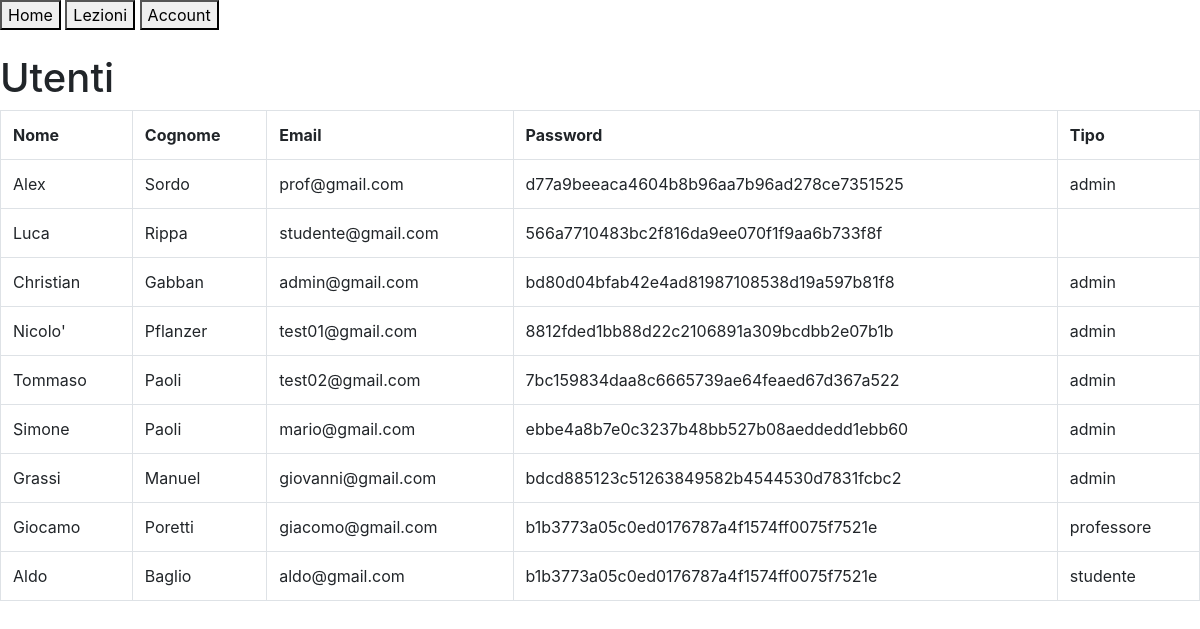
The app's page /src/utenti/index.php (signed in), older data.
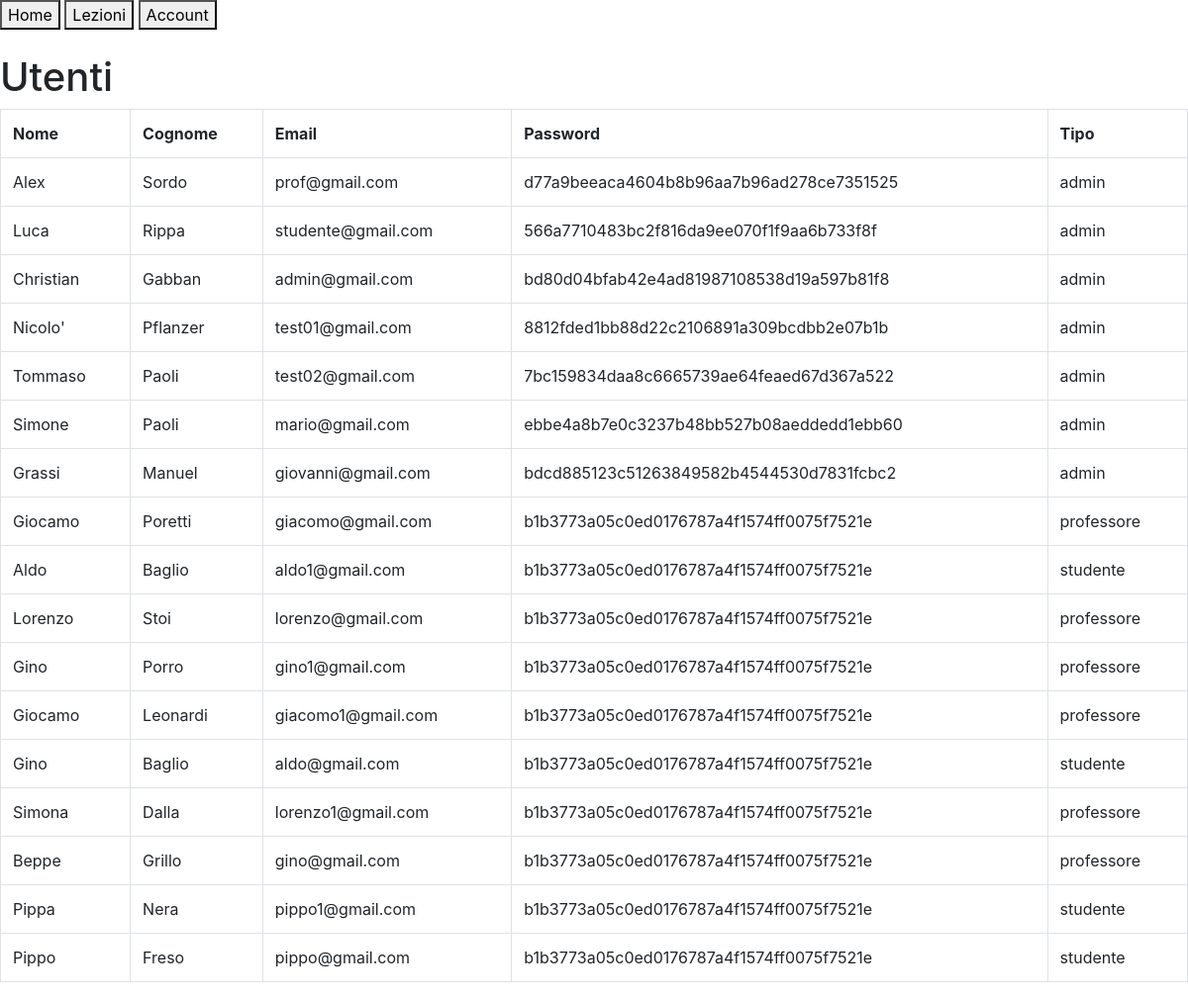
The same page, newer data.
### tables this page shows
CREATE TABLE `utenti` (
  `id` int(15) NOT NULL AUTO_INCREMENT,
  `email` varchar(20) NOT NULL,
  `password` varchar(40) NOT NULL,
  `nome` varchar(20) NOT NULL,
  `cognome` varchar(20) NOT NULL,
  `domandaSicurezza` varchar(100),
  `rispostaSicurezza` varchar(20),
  `tipo` ENUM('studente', 'professore', 'admin') DEFAULT 'studente',
  `avatar` varchar(100),
  `idTema` int(15) DEFAULT '1',
  PRIMARY KEY (`id`),
  UNIQUE KEY (`email`)
);

### src/_database/connection.php (called while the page is built, shortened)
<?php
  include '../_classes/utente.php';
  function get_client_ip() {
      $ipaddress = '';
      if (getenv('HTTP_CLIENT_IP'))
          $ipaddress = getenv('HTTP_CLIENT_IP');
      else if(getenv('HTTP_X_FORWARDED_FOR'))
          $ipaddress = getenv('HTTP_X_FORWARDED_FOR');
      else if(getenv('HTTP_X_FORWARDED'))
          $ipaddress = getenv('HTTP_X_FORWARDED');
      else if(getenv('HTTP_FORWARDED_FOR'))
          $ipaddress = getenv('HTTP_FORWARDED_FOR');
      else if(getenv('HTTP_FORWARDED'))
         $ipaddress = getenv('HTTP_FORWARDED');
      else if(getenv('REMOTE_ADDR'))
          $ipaddress = getenv('REMOTE_ADDR');
      else
          $ipaddress = 'UNKNOWN';
      return $ipaddress;
  }
function logQuery($sql, $ip){
  $log = fopen("../_database/log.txt", "a");
  $sql = preg_replace('/\s+/', ' ', $sql);
}
  function query($sql, $className){
    $conn = new mysqli("localhost", "root", "", "lele");
    $tabella = array();
    $result = $conn->query($sql);
    if ($result->num_rows == 0) {
      return $tabella;
    } else while($row = $result->fetch_assoc()){
      if ($className == "utente") $oggetto = new Utente($row);
      elseif ($className == "lezione") $oggetto = new Lezione($row);
      elseif ($className == "tema") $oggetto = new Tema($row);
      elseif ($className == "materiale") $oggetto = new Materiale($row);
      elseif ($className == "materia") $oggetto = new Materia($row);
      elseif ($className == "etichetta") $oggetto = new Etichetta($row);
      array_push($tabella, $oggetto);
    }
    return $tabella;
  }
  include 'select.php';
?>

### src/_database/select.php (called while the page is built, shortened)
<?php
  function getUtenti(){
    $sql = "SELECT *
    FROM utenti;";
    return query($sql, 'utente');
  }
?>

### src/_classes/utente.php (called while the page is built, shortened)
<?php
  class Utente {
    public function __construct($row){
      $this->row = $row;
    }
  }
?>

### src/utenti/tabella.php (the view)
<?php
  $utenti = getUtenti();
?>
  <h1>Utenti</h1>
  <table id="t1" class="table table-bordered">
    <tr>
      <th onclick="sortTable('t1',0)">Nome</th>
      <th onclick="sortTable('t1',1)">Cognome</th>
      <th onclick="sortTable('t1',2)">Email</th>
      <th onclick="sortTable('t1',3)">Password</th>
      <th onclick="sortTable('t1',4)">Tipo</th>
    </tr>
  <?php foreach ($utenti as $utente): ?>
    <tr>
      <?php
        echo '<td>'.$utente->row['nome'].'</td>';
        echo '<td>'.$utente->row['cognome'].'</td>';
        echo '<td>'.$utente->row['email'].'</td>';
        echo '<td>'.$utente->row['password'].'</td>';
        echo '<td>'.$utente->row['tipo'].'</td>';
      ?>
    </tr>
  <?php endforeach; ?>
  </table>

### src/utenti/index.php (shortened to what this page needs)
<!DOCTYPE html>
<html>
  <head>
    <?php include '../_head/link.php'; ?>
  </head>
  <body>
    <?php include '../_database/connection.php' ?>
    <?php include '../_head/bar.php' ?>
    <?php include 'tabella.php' ?>
  </body>
</html>

### src/_head/link.php (shortened to what this page needs)
<head>
    <link rel="stylesheet" href="..\bootstrap-4.3.1-dist\css\bootstrap.min.css">
    <link rel="stylesheet" href="https://cdnjs.cloudflare.com/ajax/libs/font-awesome/4.7.0/css/font-awesome.min.css">
    <link rel="stylesheet" href="https://use.fontawesome.com/releases/v5.7.1/css/all.css">
    <link rel="stylesheet" href="https://www.w3schools.com/lib/w3-theme-green.css">
    <link rel="stylesheet" href="../_head/master.css">
  </head>

### src/_head/bar.php (shortened to what this page needs)
<button onclick="window.location='../home'">Home</button>
<button onclick="window.location='../lezioni'">Lezioni</button>
<button onclick="window.location='../account'">Account</button>
<br><br>

Row changes from the older to the newer data that the page shows:
changed utenti "Luca": tipo (not shown) → "admin"
changed utenti "Aldo": email "aldo@gmail.com" → "aldo1@gmail.com"
added utenti: nome "Lorenzo", cognome "Stoi", email "lorenzo@gmail.com", password "b1b3773a05c0ed0176787a4f1574ff0075f7521e", tipo "professore"
added utenti: nome "Gino", cognome "Porro", email "gino1@gmail.com", password "b1b3773a05c0ed0176787a4f1574ff0075f7521e", tipo "professore"
added utenti: nome "Giocamo", cognome "Leonardi", email "giacomo1@gmail.com", password "b1b3773a05c0ed0176787a4f1574ff0075f7521e", tipo "professore"
added utenti: nome "Gino", cognome "Baglio", email "aldo@gmail.com", password "b1b3773a05c0ed0176787a4f1574ff0075f7521e", tipo "studente"
added utenti: nome "Simona", cognome "Dalla", email "lorenzo1@gmail.com", password "b1b3773a05c0ed0176787a4f1574ff0075f7521e", tipo "professore"
added utenti: nome "Beppe", cognome "Grillo", email "gino@gmail.com", password "b1b3773a05c0ed0176787a4f1574ff0075f7521e", tipo "professore"
added utenti: nome "Pippa", cognome "Nera", email "pippo1@gmail.com", password "b1b3773a05c0ed0176787a4f1574ff0075f7521e", tipo "studente"
added utenti: nome "Pippo", cognome "Freso", email "pippo@gmail.com", password "b1b3773a05c0ed0176787a4f1574ff0075f7521e", tipo "studente"
